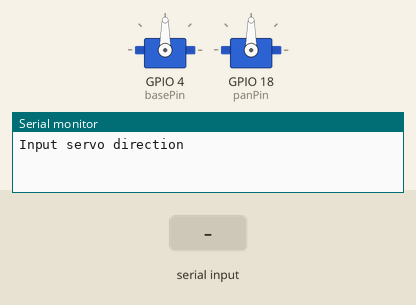
Simulated run of this program. Board: ESP32. Shown: 2 × servo, the last lines printed to the serial monitor. Inputs (shaded band) come from the test bench.

Above: at 1.2 s.
1.3 s: "90,45\n" received over Serial
At 2.6 s:
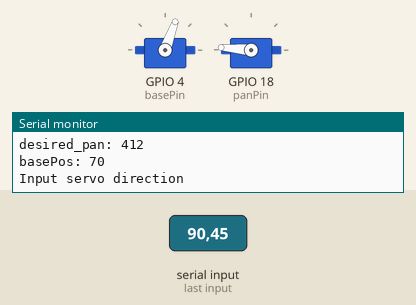
3.8 s: "30,150\n" received over Serial
At 5.7 s:
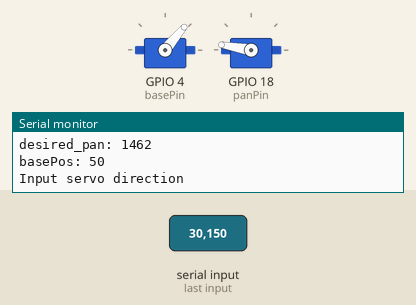
6.3 s: "90,45\n" received over Serial
At 7.6 s:
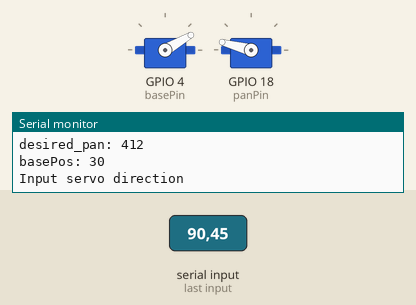
8.8 s: "30,150\n" received over Serial
At 10.7 s:
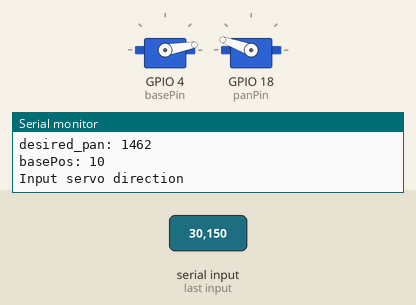
Timing chart, 0 to 12.2 s (numbered marks = the images above; inputs shaded):
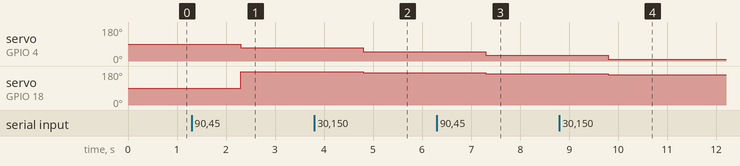

Measured:
- after the input at 1.3 s, servo on GPIO 4 (basePin): 90° → 70° after 1.0 s; servo on GPIO 18 (panPin): 90° → 175° after 1.0 s
- after the input at 3.8 s, servo on GPIO 4 (basePin): 70° → 50° after 1.0 s; servo on GPIO 18 (panPin): 175° → 170° after 1.0 s
- after the input at 6.3 s, servo on GPIO 4 (basePin): 50° → 30° after 1.0 s; servo on GPIO 18 (panPin): 170° → 165° after 1.0 s
- after the input at 8.8 s, servo on GPIO 4 (basePin): 30° → 10° after 1.0 s; servo on GPIO 18 (panPin): 165° → 160° after 1.0 s

The program:

main.cpp
```cpp
#include <Arduino.h>
#include "servo.hpp"
//#include <ESP32Servo.h> // Not the same as Arduino Servo library

// Recommended PWM GPIO pins on the ESP32 are: 2,4, 12-19, 21,23, 25-27, 32-33

Servos servos;

int baud_rate = 115200; //desired baud rate

void setup() {
  Serial.begin(baud_rate);
  Serial.println();
}

void loop() {

  // Code to control servo using console input
  Serial.println("Input servo direction");
  while (Serial.available() == 0){
    // If there is no input to console, don't do anything
  }
  String input = Serial.readString(); //Read the console input
  servos.moveServos(input);
  //Serial.print(input);
  Serial.print("basePos: ");
  Serial.println(servos.basePos);
}
```

servo.cpp
```cpp
#include "servo.hpp"

Servos::Servos()
    : basePin {4},
      panPin {18},
      basePos {90},
      panPos {180}
{
    ESP32PWM::allocateTimer(0);
    ESP32PWM::allocateTimer(1);
    ESP32PWM::allocateTimer(2);
    ESP32PWM::allocateTimer(3);

    base.setPeriodHertz(50); // Define frequency of servo (50 Hz is standard)
    pan.setPeriodHertz(50);
    //myServo.attach(servoPin, servoMin, servoMax); // Attach servo object to servo pin, define min and max
    base.attach(basePin); //
    pan.attach(panPin);
}

void Servos::moveServos(String direction) {
    decipherInput(direction);

    if (desired_pan < 0) {
        panPos += 5;
        if (panPos > 180) {
            panPos = 180;
        }
    }
    else if (desired_pan > 0) {
        panPos -= 5;
        if (panPos < 90) {
            panPos = 90;
        }
    }
    if (desired_base < 0) {
        basePos += 20;
        if (basePos > 180) {
            basePos = 180;
        }
    }
    else if (desired_base > 0) {
        basePos -= 20;
        if (basePos < 0) {
            basePos = 0;
        }
    }
    base.write(basePos);
    pan.write(panPos);
    delay(10);
}

void Servos::decipherInput(String input) {
    int base_length = 0;    //length of first number
    int pan_length = 0;     //length of second number
    for (int i = 0; input[i] != ','; i++) {
        base_length++;  //counts how long first number is
    }
    for (int i = base_length + 1; input[i] != '\0'; i++) {
        pan_length++;   //counts how second number is
    }

    int temp = 0;
    //for base
    if (input[0] == 45) {
        for (int i = 1; i < base_length; i++) {
            temp = (input[i] - 48) * pow(10, base_length - i - 1) + temp;
        }
        desired_base = 0 - temp;
    }
    else {
        for (int i = 0; i < base_length; i++) {
            temp = (input[i] - 48) * pow(10, base_length - i - 1) + temp;
        }
        desired_base = temp;
    }

    temp = 0;
    //for pan
    if (input[base_length+1] == 45) {
        int temp = 0;
            for (int i = base_length + 2; i < input.length(); i++) {
                temp = (input[i] - 48) * pow(10, pan_length - i + base_length) + temp;
        }
        desired_pan = 0 - temp;
    }
    else {
        for (int i = base_length + 1; i < input.length(); i++) {
            temp = (input[i] - 48) * pow(10, pan_length - i + base_length) + temp;
        }
        desired_pan = temp;
    }
    Serial.print("desired_base: ");
    Serial.println(desired_base);
    Serial.print("desired_pan: ");
    Serial.println(desired_pan);
}
```

servo.hpp
```cpp
#pragma once

#include <ESP32Servo.h>

//#define basePin 15  //change to desired pin
//#define panPin 2    //change

void servoInitialize(Servo &base, Servo &pan);
void servoMove();

struct Servos
{
    //Initializes the servos given pins
    Servos();
    int basePin, panPin;    //pins
    int basePos, panPos;    //position of the servo
    Servo base, pan;        //declare both servos
    String command;         //string of input command
    int desired_base, desired_pan;  //the desired position of pan and base


    void moveServos(String direction);
    void decipherInput(String dir);
};
```
